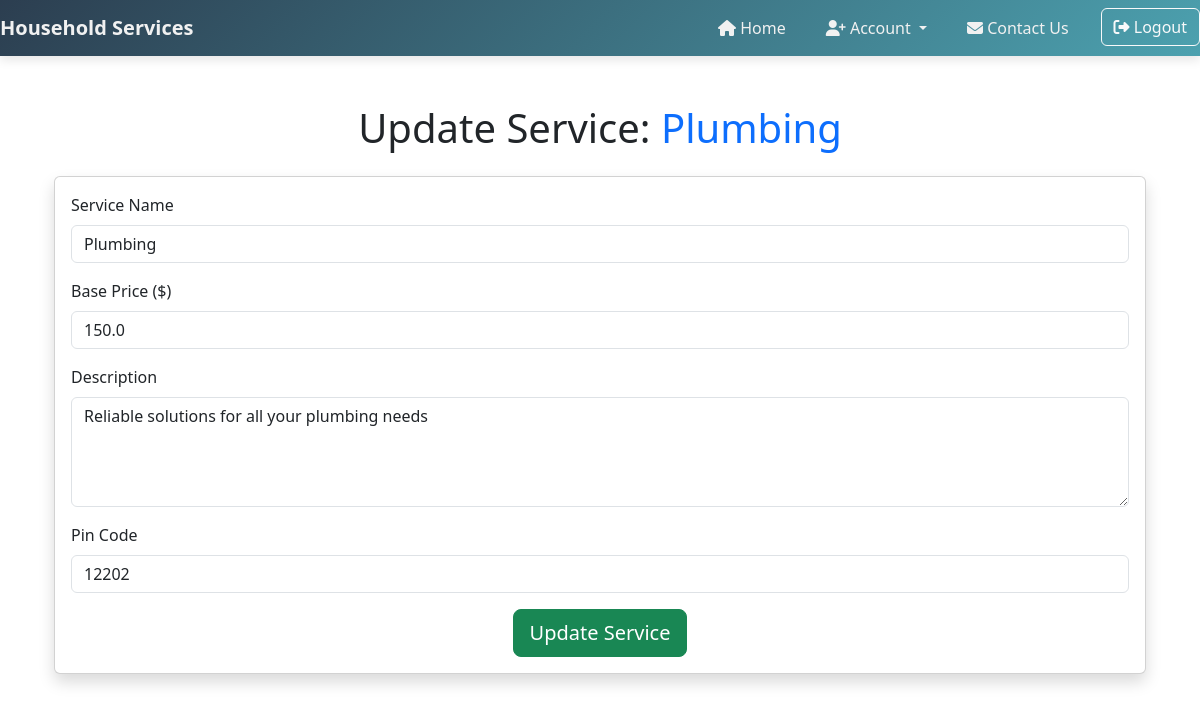
Screenshot of /update_service/1 with the database file from the repository.
### website/models.py (models this page shows, shortened)
class Service(db.Model):
    id = db.Column(db.Integer, primary_key=True)
    name = db.Column(db.String(100), nullable=False)
    base_price = db.Column(db.Float, nullable=False)
    description = db.Column(db.Text, nullable=True)
    pin_code = db.Column(db.Integer(), nullable=False)
    date_created = db.Column(db.DateTime, default=db.func.current_timestamp())

### website/adm.py (the view, shortened to what this page needs)
@adm.route('/update_service/<int:service_id>', methods=['GET', 'POST'])
def update_service(service_id):
    service = Service.query.get(service_id)
    if not service:
        flash('Service not found!', category='error')
        return redirect(url_for('adm.dashboard'))
    return render_template('update_service.html', service=service)

### website/templates/update_service.html (shortened to what this page needs)
{% extends "base.html" %}
{% block content %}
<!DOCTYPE html>
<html lang="en">
<head>
    <link href="https://cdn.jsdelivr.net/npm/bootstrap@5.3.0-alpha3/dist/css/bootstrap.min.css" rel="stylesheet">
</head>
<body>
<div class="container mt-5">
    <h1 class="text-center mb-4">Update Service: <span class="text-primary">{{ service.name }}</span></h1>
    <div class="card shadow">
        <div class="card-body">
            <form action="{{ url_for('adm.update_service', service_id=service.id) }}" method="POST">
                <div class="mb-3">
                    <label for="name" class="form-label">Service Name</label>
                    <input type="text" name="name" id="name" class="form-control" value="{{ service.name }}" required>
                </div>
                <div class="mb-3">
                    <label for="base_price" class="form-label">Base Price ($)</label>
                    <input type="number" name="base_price" id="base_price" class="form-control" step="0.01" value="{{ service.base_price }}" required>
                </div>
                <div class="mb-3">
                    <label for="description" class="form-label">Description</label>
                    <textarea name="description" id="description" rows="4" class="form-control" required>{{ service.description }}</textarea>
                </div>
                <div class="mb-3">
                    <label for="pin_code" class="form-label">Pin Code</label>
                    <input type="number" name="pin_code" id="pin_code" class="form-control" value="{{ service.pin_code }}" required>
                </div>
                <div class="text-center">
                    <button type="submit" class="btn btn-success btn-lg">Update Service</button>
                </div>
            </form>
        </div>
    </div>
</div>
</body>
</html>
{% endblock %}

### website/static/css/base.css (style rules this page uses)
body { font-family: 'Poppins', sans-serif; }
.form-control { border-radius: 30px; padding: 12px 20px; font-size: 1rem; }

### rows the page displays
Service: name "Plumbing", base_price "150.0", description "Reliable solutions for all your plumbing needs", pin_code "12202"
